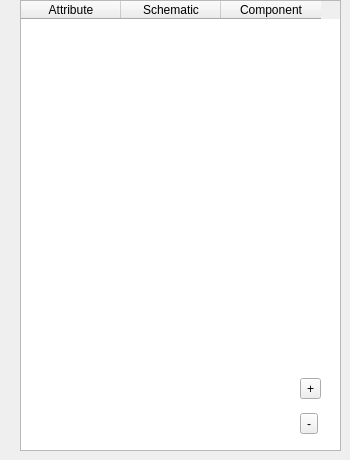
   <widget class="QWidget" name="tab_Tab_in_MainTab_is_ComponentAttributes">
    <attribute name="title">
     <string>Attributes</string>
    </attribute>
    <widget class="QTableWidget" name="widget_TableWidget_in_MainTab_Attributes_is_AttributeTable">
     <property name="geometry">
      <rect>
       <x>20</x>
       <y>0</y>
       <width>321</width>
       <height>451</height>
      </rect>
     </property>
     <property name="gridStyle">
      <enum>Qt::SolidLine</enum>
     </property>
     <property name="sortingEnabled">
      <bool>true</bool>
     </property>
     <column>
      <property name="text">
       <string>Attribute</string>
      </property>
     </column>
     <column>
      <property name="text">
       <string>Schematic</string>
      </property>
     </column>
     <column>
      <property name="text">
       <string>Component</string>
      </property>
     </column>
    </widget>
    <widget class="QWidget" name="verticalLayoutWidget_16">
     <property name="geometry">
      <rect>
       <x>300</x>
       <y>370</y>
       <width>34</width>
       <height>72</height>
      </rect>
     </property>
     <layout class="QVBoxLayout" name="widget_VerticalBox_in_MainTab_Attributes_is_AttributesTableControlsLayout">
      <item>
       <widget class="QToolButton" name="widget_ToolButton_in_MainTab_Attributes_AttributesTableControlsLayout_is_AddAttribute">
        <property name="text">
         <string>+</string>
        </property>
        <property name="icon">
         <iconset theme="edit-add">
          <normaloff>.</normaloff>.</iconset>
        </property>
       </widget>
      </item>
      <item>
       <widget class="QToolButton" name="widget_ToolButton_in_MainTab_Attributes_AttributesTableControlsLayout_is_DelAttribute">
        <property name="text">
         <string>-</string>
        </property>
        <property name="icon">
         <iconset theme="remove">
          <normaloff>.</normaloff>.</iconset>
        </property>
       </widget>
      </item>
     </layout>
    </widget>
   </widget>
